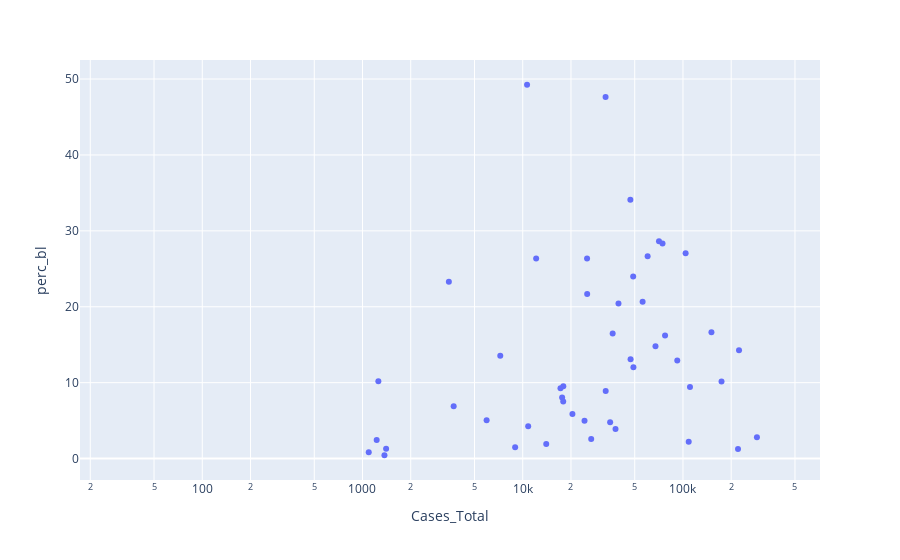

Notebook source saved alongside this figure:
### Code cell
fig = px.scatter(covrace, x="Cases_Total", y="perc_bl", log_x=True, hover_name="State")

fig.show()

### Figure 1 — Plotly figure (JSON) as saved in the notebook; plotly's stock layout.template omitted (floating-point values rounded to 4 significant figures)
{"data": [{"hovertemplate": "<b>%{hovertext}</b><br><br>Cases_Total=%{x}<br>perc_bl=%{y}<extra></extra>", "hovertext": ["AK", "AL", "AR", "AS", "AZ", "CA", "CO", "CT", "DC", "DE", "FL", "GA", "GU", "HI", "IA", "ID", "IL", "IN", "KS", "KY", "LA", "MA", "MD", "ME", "MI", "MN", "MO", "MP", "MS", "MT", "NC", "ND", "NE", "NH", "NJ", "NM", "NV", "NY", "OH", "OK", "OR", "PA", "PR", "RI", "SC", "SD", "TN", "TX", "UT", "VA", "VI", "VT", "WA", "WI", "WV", "WY"], "legendgroup": "", "marker": {"color": "#636efa", "symbol": "circle"}, "mode": "markers", "name": "", "orientation": "v", "showlegend": false, "type": "scatter", "x": [1226, 46962, 25246, null, 108614, 289468, 35116, 47108, 10642, 12128, 223783, 103890, 301, 1094, 32945, 8969, 150554, 49063, 17618, 17919, 70151, 110602, 70861, 3460, 74551, 39589, 25204, 31, 32888, 1371, 77310, 3971, 20425, 5952, 174039, 14017, 24301, 398929, 60181, 17893, 10817, 92148, 8745, 17204, 48909, 7242, 55986, 220564, 26755, 67375, 144, 1256, 37941, 36410, 3707, 1404], "xaxis": "x", "y": [2.447, 34.08, 21.67, null, 2.23, 2.807, 4.796, 13.08, 49.25, 26.36, 14.27, 27.04, null, 0.8227, 8.909, 1.483, 16.65, 12.04, 8.032, 9.526, null, 9.416, 28.63, 23.29, 28.34, 20.42, 26.35, null, 47.64, 0.4376, 16.2, null, 5.875, 5.057, 10.15, 1.905, 4.983, null, 26.66, 7.511, 4.253, 12.91, null, 9.254, 24.0, 13.55, 20.65, 1.265, 2.575, 14.79, null, 10.19, 3.896, 16.49, 6.906, 1.282], "yaxis": "y"}], "layout": {"legend": {"tracegroupgap": 0}, "margin": {"t": 60}, "xaxis": {"anchor": "y", "domain": [0, 1], "title": {"text": "Cases_Total"}, "type": "log"}, "yaxis": {"anchor": "x", "domain": [0, 1], "title": {"text": "perc_bl"}}}}
